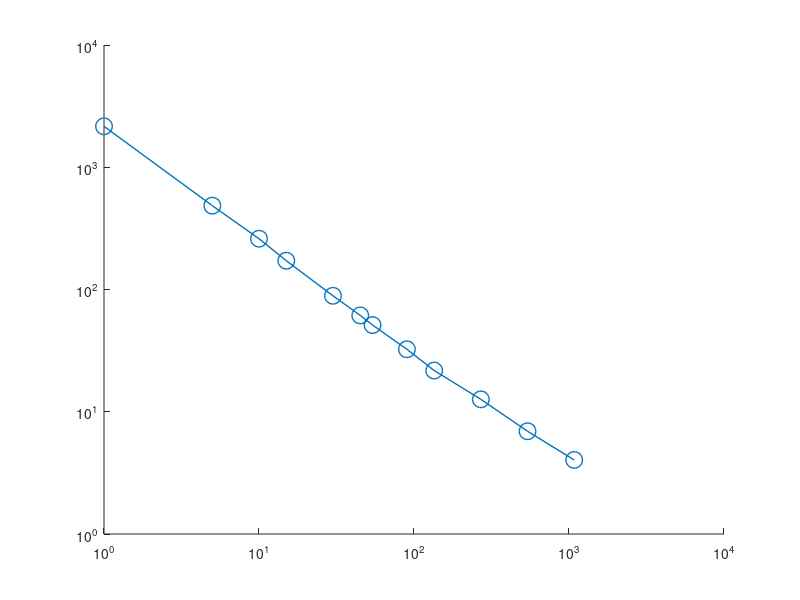

The MATLAB source for this figure: (Note: this script raises an error after producing the figure.)
% plot strong scaling test for (18,9) carbon nanotube
close all; clear all; clc

h = figure;
hold on

np = [1;5;10;15;30;45;54;90;135;270;540;1080];%18;27;
runtime = [2161.161;484.918;260.303;172.014;88.865;61.389;51.207;32.435;21.730;12.636;6.927;4.035]; %149.865;98.520;
time_ideal = runtime(1)*np(1)./np;

lg1 = loglog(np, runtime, '-o', 'linewidth', 1, 'markersize', 12);
lg1.Color = [0 0 1];

lg2 = loglog(np, time_ideal, 'linewidth', 1,'linestyle','--');
lg2.Color = [0 0 0];

set(gca, 'YScale', 'log')
set(gca, 'XScale', 'log')
axis([1, 1100, 1, 2200]);

set(gca,'XTick',[1 10 100 1000])
%ytickformat('%.1f')
set(gca,'TickLength',[0.018 0.025]); % sets the tick mark lengths, major&minor
box on;
hold on;

set(gca,'TickLabelInterpreter','Latex');
set(gca,'fontsize',20,'FontName','Times New Roman');


xlabel('Number of CPU cores','FontSize',20,'FontName','Times New Roman','Interpreter','LaTex');
ylabel('Wall time (s)','FontSize',20,'FontName','Times New Roman','Interpreter','LaTex');

legend1 = legend('Cyclix-DFT','Theoretical','Location','Northeast');
set(legend1,'fontsize',20,'FontName','Times New Roman','Interpreter','LaTex');

set(h,'Units','Inches');
pos = get(h,'Position');
set(h,'PaperPositionMode','Auto','PaperUnits','Inches','PaperSize',[4,2])
saveas(gcf,'strongscaling','epsc') 
